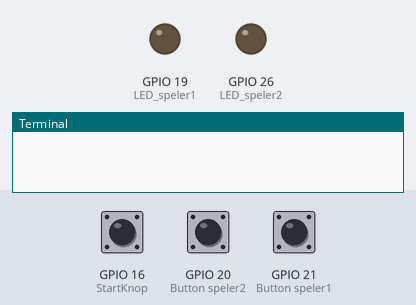
This program was run on a simulated Raspberry Pi (BCM pin numbers). Shown: output pins drawn as LEDs (lit = HIGH), the last lines printed to the terminal. The inputs (shaded band) are chosen by the test bench; at power-on: GPIO 16 (StartKnop) LOW, GPIO 20 (Button speler2) LOW, GPIO 21 (Button speler1) LOW. Random numbers come from a fixed seed.

Above: at 1.2 s.
1.3 s: GPIO 16 (StartKnop) pulled HIGH for 0.15 s
At 1.9 s:
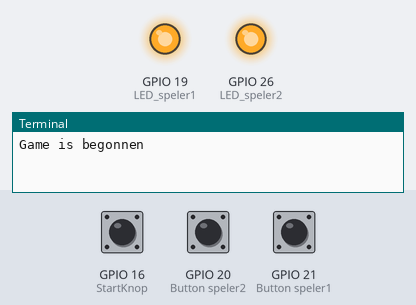
Timing chart, 0 to 4.3 s (numbered marks = the images above; inputs shaded):
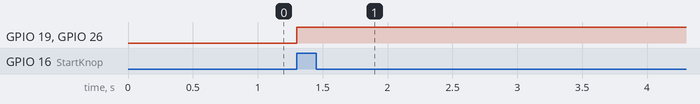

Measured:
- after the input at 1.3 s, GPIO 19 (LED_speler1), GPIO 26 (LED_speler2): LOW → HIGH at once

The program:

Reaction_Time.py
```python
import gpiozero as io
from time import sleep
import random
speler1 = io.Button(21, pull_up=False)
speler2 = io.Button(20, pull_up=False)
StartKnop = io.Button(16, pull_up=False)

LED_speler1 = io.LED(19)
LED_speler2 = io.LED(26)

speler1WIN = False
speler2WIN = False
Start = False

teller1 = 0
teller2 = 0
tellerStart = 0
while True:
    LED_speler1.off()
    LED_speler2.off()
    StartStatus = StartKnop.is_pressed
    if StartStatus and not VorigeStartStatus:
        tellerStart += 1
    VorigeStartStatus = StartStatus
    if tellerStart %2 == 1:
        LED_speler1.on()
        LED_speler2.on()
        print("Game is begonnen")
        sleep(random.randint(2, 10))
        print("START")
        Start = True
    else:
        Start = False


    while Start:


        StartStatus = StartKnop.is_pressed
        if StartStatus and not VorigeStartStatus:
            tellerStart += 1
        VorigeStartStatus = StartStatus
        if tellerStart %2 == 1:
            Start = True
        else:
            speler1WIN = False
            speler2WIN = False
            teller1 = 0
            teller2 = 0
            Start = False

        Speler1Status = speler1.is_pressed
        if Speler1Status and not (VorigeSpeler1Status or speler2WIN):
            teller1 += 1
        VorigeSpeler1Status = Speler1Status

        Speler2Status = speler2.is_pressed
        if Speler2Status and not (VorigeSpeler2Status or speler1WIN):
            teller2 += 1
        VorigeSpeler2Status = Speler2Status


        if teller1 %2 == 1 and speler1WIN == False:
            speler1WIN = True
            print("Speler 1 wint!")
            LED_speler2.off()


        if teller2 %2 == 1 and speler2WIN == False:
            speler2WIN = True
            print("speler 2 wint!")
            LED_speler1.off()
```
